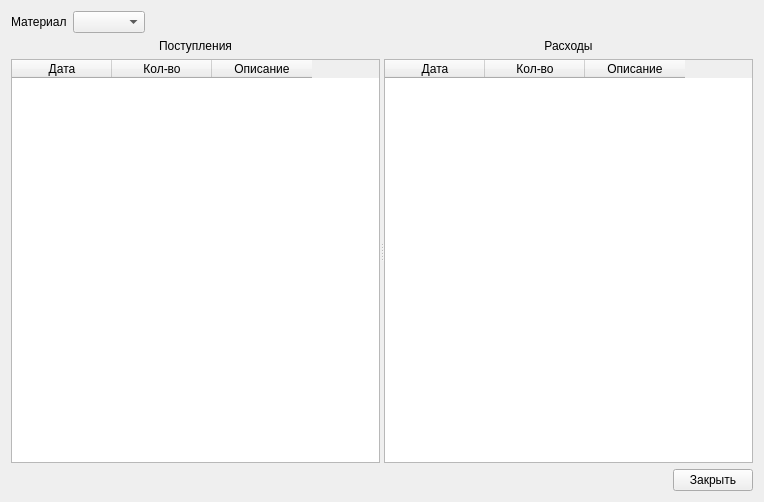
<?xml version="1.0" encoding="UTF-8"?>
<ui version="4.0">
 <class>MovesForm</class>
 <widget class="QWidget" name="MovesForm">
  <property name="geometry">
   <rect>
    <x>0</x>
    <y>0</y>
    <width>764</width>
    <height>502</height>
   </rect>
  </property>
  <property name="windowTitle">
   <string>Form</string>
  </property>
  <layout class="QVBoxLayout" name="verticalLayout_3">
   <item>
    <layout class="QHBoxLayout" name="horizontalLayout_3">
     <property name="sizeConstraint">
      <enum>QLayout::SetDefaultConstraint</enum>
     </property>
     <item>
      <layout class="QHBoxLayout" name="horizontalLayout">
       <item>
        <widget class="QLabel" name="label">
         <property name="text">
          <string>Материал</string>
         </property>
        </widget>
       </item>
       <item>
        <widget class="QComboBox" name="materialBox"/>
       </item>
      </layout>
     </item>
     <item>
      <spacer name="horizontalSpacer">
       <property name="orientation">
        <enum>Qt::Horizontal</enum>
       </property>
       <property name="sizeHint" stdset="0">
        <size>
         <width>40</width>
         <height>20</height>
        </size>
       </property>
      </spacer>
     </item>
    </layout>
   </item>
   <item>
    <widget class="QSplitter" name="splitter">
     <property name="sizePolicy">
      <sizepolicy hsizetype="Expanding" vsizetype="Expanding">
       <horstretch>0</horstretch>
       <verstretch>0</verstretch>
      </sizepolicy>
     </property>
     <property name="orientation">
      <enum>Qt::Horizontal</enum>
     </property>
     <widget class="QWidget" name="">
      <layout class="QVBoxLayout" name="verticalLayout">
       <item>
        <widget class="QLabel" name="label_2">
         <property name="text">
          <string>Поступления</string>
         </property>
         <property name="alignment">
          <set>Qt::AlignCenter</set>
         </property>
        </widget>
       </item>
       <item>
        <widget class="QTableWidget" name="incomesTable">
         <property name="sizePolicy">
          <sizepolicy hsizetype="Expanding" vsizetype="Expanding">
           <horstretch>50</horstretch>
           <verstretch>0</verstretch>
          </sizepolicy>
         </property>
         <property name="selectionMode">
          <enum>QAbstractItemView::SingleSelection</enum>
         </property>
         <property name="selectionBehavior">
          <enum>QAbstractItemView::SelectRows</enum>
         </property>
         <attribute name="verticalHeaderVisible">
          <bool>false</bool>
         </attribute>
         <column>
          <property name="text">
           <string>Дата</string>
          </property>
         </column>
         <column>
          <property name="text">
           <string>Кол-во</string>
          </property>
         </column>
         <column>
          <property name="text">
           <string>Описание</string>
          </property>
         </column>
        </widget>
       </item>
      </layout>
     </widget>
     <widget class="QWidget" name="">
      <layout class="QVBoxLayout" name="verticalLayout_2">
       <item>
        <widget class="QLabel" name="label_3">
         <property name="text">
          <string>Расходы</string>
         </property>
         <property name="alignment">
          <set>Qt::AlignCenter</set>
         </property>
        </widget>
       </item>
       <item>
        <widget class="QTableWidget" name="expensesTable">
         <property name="sizePolicy">
          <sizepolicy hsizetype="Expanding" vsizetype="Expanding">
           <horstretch>50</horstretch>
           <verstretch>0</verstretch>
          </sizepolicy>
         </property>
         <property name="selectionMode">
          <enum>QAbstractItemView::SingleSelection</enum>
         </property>
         <property name="selectionBehavior">
          <enum>QAbstractItemView::SelectRows</enum>
         </property>
         <attribute name="verticalHeaderVisible">
          <bool>false</bool>
         </attribute>
         <column>
          <property name="text">
           <string>Дата</string>
          </property>
         </column>
         <column>
          <property name="text">
           <string>Кол-во</string>
          </property>
         </column>
         <column>
          <property name="text">
           <string>Описание</string>
          </property>
         </column>
        </widget>
       </item>
      </layout>
     </widget>
    </widget>
   </item>
   <item>
    <layout class="QHBoxLayout" name="horizontalLayout_2">
     <item>
      <spacer name="horizontalSpacer_2">
       <property name="orientation">
        <enum>Qt::Horizontal</enum>
       </property>
       <property name="sizeHint" stdset="0">
        <size>
         <width>40</width>
         <height>20</height>
        </size>
       </property>
      </spacer>
     </item>
     <item>
      <widget class="QPushButton" name="closeButton">
       <property name="text">
        <string>Закрыть</string>
       </property>
      </widget>
     </item>
    </layout>
   </item>
  </layout>
 </widget>
 <resources/>
 <connections>
  <connection>
   <sender>closeButton</sender>
   <signal>clicked()</signal>
   <receiver>MovesForm</receiver>
   <slot>close()</slot>
   <hints>
    <hint type="sourcelabel">
     <x>713</x>
     <y>481</y>
    </hint>
    <hint type="destinationlabel">
     <x>381</x>
     <y>250</y>
    </hint>
   </hints>
  </connection>
 </connections>
</ui>
